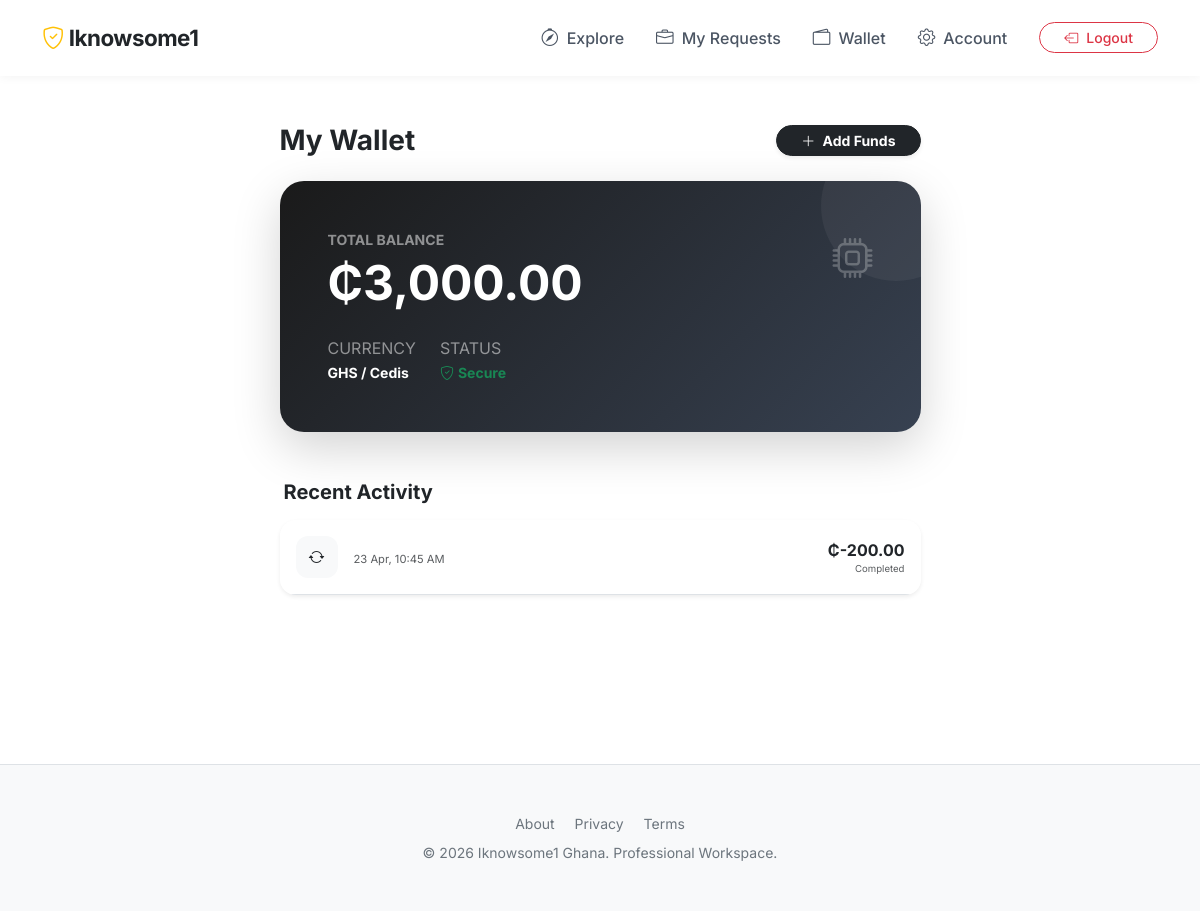
The app's page /customer/wallet (signed in) with its own data.
### models.py (models this page shows, shortened)
class User(UserMixin, Model):
    name = CharField(null=True)
    username = CharField(unique=True)
    email = CharField(unique=True)
    email_verified = BooleanField(default=False)
    kyc_status = CharField(default='unverified')
    password = CharField()
    bio = TextField(null = True)
    role = CharField(default='customer') # admin, pro, customer
    last_active = DateTimeField(default=datetime.datetime.now)
    balance = DecimalField(default=0.00, max_digits=10, decimal_places=2)
    pending_balance = DecimalField(default=0.00, max_digits=10, decimal_places=2)
    category = ForeignKeyField(Category, backref='pros', null=True)
    location = CharField(null=True) # e.g., "Kumasi", "Accra - East Legon"
    phone = CharField(null=True) # For Arkesel SMS alerts
    phone_verified = BooleanField(default = False)
    profile_pic = CharField(default='default_pro.png')
    full_verified = BooleanField(default=False) # The "Gold Shield" badge
    base_rate = DecimalField(decimal_places=2, null=True) # Starting price in GHS
    public_id = UUIDField(null = True)
    created_at = DateTimeField(default=datetime.datetime.now)
    class Meta:
        database = db

class Transaction(Model):
    user = ForeignKeyField(User, backref='transactions')
    amount = FloatField()
    transaction_hash = UUIDField(null=True)
    t_type = CharField() # 'deposit', 'withdraw', 'payment'
    status = CharField(default='completed') # 'pending', 'completed'
    momo_number = CharField(null=True)
    network = CharField(null=True)
    timestamp = DateTimeField(default=datetime.datetime.now)
    class Meta:
        database = db

### blueprints/customer.py (the view)
@customer_bp.route('/wallet')
@login_required
def wallet():
    transactions = Transaction.select().where(
        Transaction.user == current_user
    ).order_by(Transaction.timestamp.desc())
    return render_template('customer/wallet.html', transactions=transactions)

### app.py (called while the page is built)
@login_manager.user_loader
def load_user(user_id):
    return User.get_or_none(User.id == user_id)

@app.before_request
def update_user_activity():
    if current_user and current_user.is_authenticated:
        User.update(
            last_active=datetime.datetime.now()
        ).where(
            User.id == current_user.id
        ).execute()

@app.before_request
def _db_connect():
    if db.is_closed():
        db.connect()

@app.teardown_request
def _db_close(exc):
    if not db.is_closed():
        db.close()

@app.context_processor
def inject_global_data():
    from models import JobRequest # Ensure this matches your model import path
    return dict(JobRequest=JobRequest)

@app.context_processor
def inject_models():
    return dict(JobRequest=JobRequest)

@app.context_processor
def inject_notifications():
    if current_user.is_authenticated:
        from models import Message, JobRequest
        try:
            unread_conversations = (Message
                .select(Message.job_request) # Select the foreign key
                .join(JobRequest)
                .where(
                    (Message.is_read == False) &
                    (Message.sender != current_user) &
                    ((JobRequest.pro == current_user) | (JobRequest.customer == current_user))
                )
                .distinct() # Only count each job once
                .count())
            return {'notif_count': unread_conversations}
        except Exception as e:
            print(f"Notification error: {e}")
            return {'notif_count': 0}
    return {'notif_count': 0}

### templates/customer/wallet.html (shortened to what this page needs)
{% extends "base.html" %}
{% block content %}
<div class="container py-5">
    <div class="row justify-content-center">
        <div class="col-lg-7">
            <div class="d-flex align-items-center justify-content-between mb-4">
                <h3 class="fw-bold mb-0">My Wallet</h3>
                <button class="btn btn-dark btn-sm rounded-pill px-4 fw-bold shadow-sm" data-bs-toggle="modal" data-bs-target="#depositModal">
                    <i class="bi bi-plus-lg me-1"></i> Add Funds
                </button>
            </div>
            <div class="card wallet-card border-0 shadow-lg mb-5">
                <div class="card-body p-5">
                    <div class="d-flex justify-content-between align-items-start mb-4">
                        <div>
                            <p class="text-uppercase small fw-bold opacity-50 mb-1">Total Balance</p>
                            <h1 class="display-5 fw-bold mb-0">₵{{ "{:,.2f}".format(current_user.balance) }}</h1>
                        </div>
                        <i class="bi bi-cpu fs-1 opacity-25"></i>
                    </div>
                    <div class="d-flex align-items-center">
                        <div class="me-4">
                            <p class="x-small text-uppercase opacity-50 mb-0">Currency</p>
                            <span class="small fw-bold">GHS / Cedis</span>
                        </div>
                        <div>
                            <p class="x-small text-uppercase opacity-50 mb-0">Status</p>
                            <span class="small fw-bold text-success"><i class="bi bi-shield-check me-1"></i>Secure</span>
                        </div>
                    </div>
                </div>
            </div>
            <h5 class="fw-bold mb-3 px-1">Recent Activity</h5>
            <div class="card border-0 shadow-sm rounded-4 overflow-hidden">
                <div class="list-group list-group-flush">
                    {% for txn in transactions %}
                    <div class="list-group-item p-3 border-0 border-bottom">
                        <div class="d-flex align-items-center justify-content-between">
                            <div class="d-flex align-items-center">
                                <div class="txn-icon me-3 {% if txn.amount > 0 %}bg-success-subtle text-success{% else %}bg-light text-dark{% endif %}">
                                    {% if txn.type == 'deposit' %}
                                        <i class="bi bi-arrow-down-left"></i>
                                    {% elif txn.type == 'payment' %}
                                        <i class="bi bi-bag-check"></i>
                                    {% else %}
                                        <i class="bi bi-arrow-repeat"></i>
                                    {% endif %}
                                </div>
                                <div>
                                    <small class="text-muted" style="font-size: 0.7rem;">{{ txn.timestamp.strftime('%d %b, %I:%M %p') }}</small>
                                </div>
                            </div>
                            <div class="text-end">
                                <span class="fw-bold {% if txn.amount > 0 %}text-success{% else %}text-dark{% endif %}">
                                    {% if txn.amount > 0 %}+{% endif %}₵{{ "{:,.2f}".format(txn.amount) }}
                                </span>
                                <div class="x-small text-muted" style="font-size: 0.6rem;">Completed</div>
                            </div>
                        </div>
                    </div>
                    {% else %}
                    <div class="p-5 text-center">
                        <i class="bi bi-wallet2 text-muted fs-1 mb-3 d-block"></i>
                        <p class="text-muted small">No transactions found in your history.</p>
                    </div>
                    {% endfor %}
                </div>
            </div>
        </div>
    </div>
</div>
{% endblock %}

### templates/base.html (style rules this page uses)
:root { --primary-gold: #fbbf24; --soft-bg: #f8f9fa; }
body { font-family: 'Inter', sans-serif; background-color: #ffffff; color: #212529; }

### templates/customer/wallet.html (style rules this page uses)
.wallet-card { background: linear-gradient(135deg, #1a1a1a 0%, #374151 100%); border-radius: 24px; color: white; position: relative; overflow: hidden; }
.wallet-card::after { content: ""; position: absolute; top: -50px; right: -50px; width: 150px; height: 150px; background: rgba(255, 255, 255, 0.05); border-radius: 50%; }
.txn-icon { width: 42px; height: 42px; display: flex; align-items: center; justify-content: center; border-radius: 12px; }

### records on screen
User: balance "3,000.00"
Transaction: timestamp "23 Apr, 10:45 AM", amount "-200.00"
